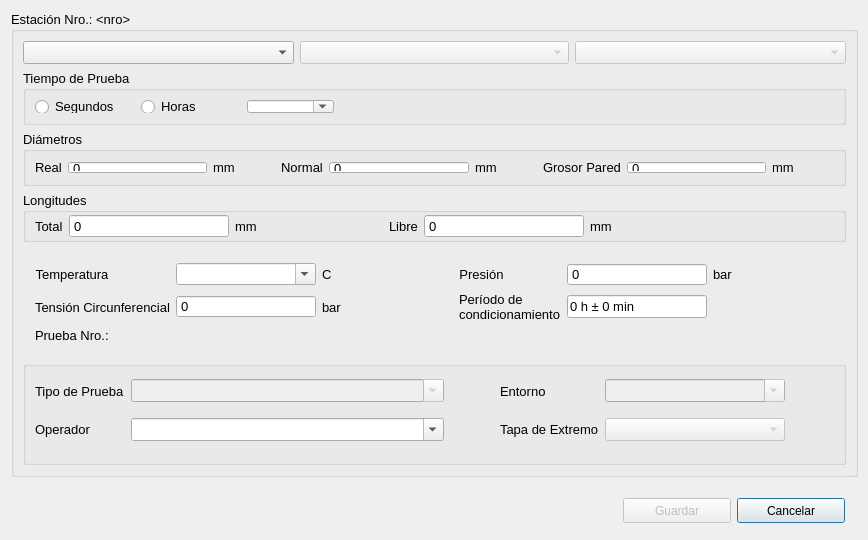
<?xml version="1.0" encoding="UTF-8"?>
<ui version="4.0">
 <class>SetStation</class>
 <widget class="QDialog" name="SetStation">
  <property name="windowModality">
   <enum>Qt::ApplicationModal</enum>
  </property>
  <property name="geometry">
   <rect>
    <x>0</x>
    <y>0</y>
    <width>868</width>
    <height>540</height>
   </rect>
  </property>
  <property name="minimumSize">
   <size>
    <width>868</width>
    <height>540</height>
   </size>
  </property>
  <property name="maximumSize">
   <size>
    <width>868</width>
    <height>540</height>
   </size>
  </property>
  <property name="windowTitle">
   <string>Configuración de Estación</string>
  </property>
  <property name="windowIcon">
   <iconset theme="applications-utilities" resource="../Icons.qrc">
    <normaloff>:/icon/logo</normaloff>:/icon/logo</iconset>
  </property>
  <property name="modal">
   <bool>true</bool>
  </property>
  <layout class="QGridLayout" name="gridLayout">
   <item row="0" column="0">
    <widget class="QGroupBox" name="gpParameters">
     <property name="sizePolicy">
      <sizepolicy hsizetype="Preferred" vsizetype="Preferred">
       <horstretch>0</horstretch>
       <verstretch>0</verstretch>
      </sizepolicy>
     </property>
     <property name="minimumSize">
      <size>
       <width>847</width>
       <height>460</height>
      </size>
     </property>
     <property name="maximumSize">
      <size>
       <width>1062</width>
       <height>466</height>
      </size>
     </property>
     <property name="font">
      <font>
       <pointsize>10</pointsize>
      </font>
     </property>
     <property name="styleSheet">
      <string notr="true"/>
     </property>
     <property name="title">
      <string>Estación Nro.: &lt;nro&gt;</string>
     </property>
     <layout class="QGridLayout" name="gridLayout_2">
      <item row="3" column="0" colspan="3">
       <widget class="QGroupBox" name="gpLengths">
        <property name="sizePolicy">
         <sizepolicy hsizetype="Preferred" vsizetype="Fixed">
          <horstretch>0</horstretch>
          <verstretch>0</verstretch>
         </sizepolicy>
        </property>
        <property name="maximumSize">
         <size>
          <width>16777215</width>
          <height>55</height>
         </size>
        </property>
        <property name="font">
         <font>
          <pointsize>10</pointsize>
         </font>
        </property>
        <property name="title">
         <string>Longitudes</string>
        </property>
        <layout class="QHBoxLayout" name="horizontalLayout_4">
         <property name="spacing">
          <number>6</number>
         </property>
         <property name="topMargin">
          <number>0</number>
         </property>
         <property name="bottomMargin">
          <number>0</number>
         </property>
         <item>
          <widget class="QLabel" name="lblLenTotal">
           <property name="sizePolicy">
            <sizepolicy hsizetype="Fixed" vsizetype="Preferred">
             <horstretch>0</horstretch>
             <verstretch>0</verstretch>
            </sizepolicy>
           </property>
           <property name="text">
            <string>Total</string>
           </property>
          </widget>
         </item>
         <item>
          <widget class="QSpinBox" name="inputLenTotal">
           <property name="sizePolicy">
            <sizepolicy hsizetype="Fixed" vsizetype="Fixed">
             <horstretch>0</horstretch>
             <verstretch>0</verstretch>
            </sizepolicy>
           </property>
           <property name="minimumSize">
            <size>
             <width>160</width>
             <height>0</height>
            </size>
           </property>
           <property name="buttonSymbols">
            <enum>QAbstractSpinBox::NoButtons</enum>
           </property>
           <property name="maximum">
            <number>5000</number>
           </property>
          </widget>
         </item>
         <item>
          <widget class="QLabel" name="lblTypeLength_4">
           <property name="sizePolicy">
            <sizepolicy hsizetype="Fixed" vsizetype="Preferred">
             <horstretch>0</horstretch>
             <verstretch>0</verstretch>
            </sizepolicy>
           </property>
           <property name="text">
            <string>mm</string>
           </property>
          </widget>
         </item>
         <item>
          <spacer name="horizontalSpacer_3">
           <property name="orientation">
            <enum>Qt::Horizontal</enum>
           </property>
           <property name="sizeType">
            <enum>QSizePolicy::Preferred</enum>
           </property>
           <property name="sizeHint" stdset="0">
            <size>
             <width>130</width>
             <height>20</height>
            </size>
           </property>
          </spacer>
         </item>
         <item>
          <widget class="QLabel" name="lblLenFree">
           <property name="sizePolicy">
            <sizepolicy hsizetype="Fixed" vsizetype="Preferred">
             <horstretch>0</horstretch>
             <verstretch>0</verstretch>
            </sizepolicy>
           </property>
           <property name="text">
            <string>Libre</string>
           </property>
          </widget>
         </item>
         <item>
          <widget class="QSpinBox" name="inputLenFree">
           <property name="sizePolicy">
            <sizepolicy hsizetype="Fixed" vsizetype="Fixed">
             <horstretch>0</horstretch>
             <verstretch>0</verstretch>
            </sizepolicy>
           </property>
           <property name="minimumSize">
            <size>
             <width>160</width>
             <height>0</height>
            </size>
           </property>
           <property name="buttonSymbols">
            <enum>QAbstractSpinBox::NoButtons</enum>
           </property>
           <property name="maximum">
            <number>5000</number>
           </property>
          </widget>
         </item>
         <item>
          <widget class="QLabel" name="lblTypeLength_5">
           <property name="sizePolicy">
            <sizepolicy hsizetype="Fixed" vsizetype="Preferred">
             <horstretch>0</horstretch>
             <verstretch>0</verstretch>
            </sizepolicy>
           </property>
           <property name="text">
            <string>mm</string>
           </property>
          </widget>
         </item>
         <item>
          <spacer name="horizontalSpacer_4">
           <property name="orientation">
            <enum>Qt::Horizontal</enum>
           </property>
           <property name="sizeType">
            <enum>QSizePolicy::Preferred</enum>
           </property>
           <property name="sizeHint" stdset="0">
            <size>
             <width>225</width>
             <height>20</height>
            </size>
           </property>
          </spacer>
         </item>
        </layout>
       </widget>
      </item>
      <item row="4" column="0" colspan="3">
       <widget class="QGroupBox" name="gpOthers">
        <property name="sizePolicy">
         <sizepolicy hsizetype="Preferred" vsizetype="Fixed">
          <horstretch>0</horstretch>
          <verstretch>0</verstretch>
         </sizepolicy>
        </property>
        <property name="font">
         <font>
          <pointsize>10</pointsize>
         </font>
        </property>
        <property name="styleSheet">
         <string notr="true">#gpOthers {
	border: 0px
}</string>
        </property>
        <property name="title">
         <string/>
        </property>
        <property name="flat">
         <bool>true</bool>
        </property>
        <property name="checkable">
         <bool>false</bool>
        </property>
        <layout class="QGridLayout" name="gridLayout_3">
         <property name="verticalSpacing">
          <number>6</number>
         </property>
         <item row="0" column="6">
          <widget class="QLabel" name="lblTypePressure_2">
           <property name="sizePolicy">
            <sizepolicy hsizetype="Fixed" vsizetype="Preferred">
             <horstretch>0</horstretch>
             <verstretch>0</verstretch>
            </sizepolicy>
           </property>
           <property name="font">
            <font>
             <pointsize>10</pointsize>
            </font>
           </property>
           <property name="text">
            <string>bar</string>
           </property>
          </widget>
         </item>
         <item row="1" column="6">
          <widget class="QLabel" name="label_6">
           <property name="text">
            <string/>
           </property>
          </widget>
         </item>
         <item row="1" column="5">
          <widget class="QLineEdit" name="txtCondPeriod">
           <property name="enabled">
            <bool>true</bool>
           </property>
           <property name="minimumSize">
            <size>
             <width>80</width>
             <height>0</height>
            </size>
           </property>
           <property name="font">
            <font>
             <pointsize>10</pointsize>
            </font>
           </property>
           <property name="text">
            <string>0 h ± 0 min</string>
           </property>
           <property name="maxLength">
            <number>40</number>
           </property>
           <property name="readOnly">
            <bool>false</bool>
           </property>
           <property name="placeholderText">
            <string/>
           </property>
          </widget>
         </item>
         <item row="0" column="4">
          <widget class="QLabel" name="lblPressure">
           <property name="sizePolicy">
            <sizepolicy hsizetype="Fixed" vsizetype="Preferred">
             <horstretch>0</horstretch>
             <verstretch>0</verstretch>
            </sizepolicy>
           </property>
           <property name="font">
            <font>
             <pointsize>10</pointsize>
            </font>
           </property>
           <property name="text">
            <string>Presión</string>
           </property>
           <property name="alignment">
            <set>Qt::AlignCenter</set>
           </property>
          </widget>
         </item>
         <item row="1" column="1">
          <widget class="QSpinBox" name="inputHoopStress">
           <property name="enabled">
            <bool>true</bool>
           </property>
           <property name="font">
            <font>
             <pointsize>10</pointsize>
            </font>
           </property>
           <property name="readOnly">
            <bool>true</bool>
           </property>
           <property name="buttonSymbols">
            <enum>QAbstractSpinBox::NoButtons</enum>
           </property>
           <property name="keyboardTracking">
            <bool>false</bool>
           </property>
           <property name="maximum">
            <number>100000</number>
           </property>
          </widget>
         </item>
         <item row="0" column="1">
          <widget class="QComboBox" name="cbTemp">
           <property name="minimumSize">
            <size>
             <width>140</width>
             <height>0</height>
            </size>
           </property>
           <property name="editable">
            <bool>true</bool>
           </property>
           <property name="frame">
            <bool>true</bool>
           </property>
          </widget>
         </item>
         <item row="0" column="2">
          <widget class="QLabel" name="lblTypeTemp">
           <property name="sizePolicy">
            <sizepolicy hsizetype="Fixed" vsizetype="Preferred">
             <horstretch>0</horstretch>
             <verstretch>0</verstretch>
            </sizepolicy>
           </property>
           <property name="font">
            <font>
             <pointsize>10</pointsize>
            </font>
           </property>
           <property name="text">
            <string>C</string>
           </property>
          </widget>
         </item>
         <item row="0" column="5">
          <widget class="QSpinBox" name="inputPressure">
           <property name="minimumSize">
            <size>
             <width>140</width>
             <height>0</height>
            </size>
           </property>
           <property name="font">
            <font>
             <pointsize>10</pointsize>
            </font>
           </property>
           <property name="buttonSymbols">
            <enum>QAbstractSpinBox::NoButtons</enum>
           </property>
           <property name="maximum">
            <number>60</number>
           </property>
          </widget>
         </item>
         <item row="1" column="0">
          <widget class="QLabel" name="lblHoopStress">
           <property name="sizePolicy">
            <sizepolicy hsizetype="Fixed" vsizetype="Preferred">
             <horstretch>0</horstretch>
             <verstretch>0</verstretch>
            </sizepolicy>
           </property>
           <property name="font">
            <font>
             <pointsize>10</pointsize>
            </font>
           </property>
           <property name="frameShadow">
            <enum>QFrame::Plain</enum>
           </property>
           <property name="text">
            <string>Tensión Circunferencial</string>
           </property>
           <property name="scaledContents">
            <bool>false</bool>
           </property>
           <property name="wordWrap">
            <bool>true</bool>
           </property>
          </widget>
         </item>
         <item row="0" column="0">
          <widget class="QLabel" name="lblTemp">
           <property name="sizePolicy">
            <sizepolicy hsizetype="Fixed" vsizetype="Preferred">
             <horstretch>0</horstretch>
             <verstretch>0</verstretch>
            </sizepolicy>
           </property>
           <property name="font">
            <font>
             <pointsize>10</pointsize>
            </font>
           </property>
           <property name="text">
            <string>Temperatura</string>
           </property>
           <property name="alignment">
            <set>Qt::AlignCenter</set>
           </property>
          </widget>
         </item>
         <item row="1" column="2">
          <widget class="QLabel" name="lblTypePressure_1">
           <property name="sizePolicy">
            <sizepolicy hsizetype="Fixed" vsizetype="Preferred">
             <horstretch>0</horstretch>
             <verstretch>0</verstretch>
            </sizepolicy>
           </property>
           <property name="font">
            <font>
             <pointsize>10</pointsize>
            </font>
           </property>
           <property name="text">
            <string>bar</string>
           </property>
          </widget>
         </item>
         <item row="0" column="3" rowspan="3">
          <spacer name="horizontalSpacer">
           <property name="orientation">
            <enum>Qt::Horizontal</enum>
           </property>
           <property name="sizeType">
            <enum>QSizePolicy::Preferred</enum>
           </property>
           <property name="sizeHint" stdset="0">
            <size>
             <width>211</width>
             <height>20</height>
            </size>
           </property>
          </spacer>
         </item>
         <item row="0" column="7" rowspan="3">
          <spacer name="horizontalSpacer_2">
           <property name="orientation">
            <enum>Qt::Horizontal</enum>
           </property>
           <property name="sizeType">
            <enum>QSizePolicy::Preferred</enum>
           </property>
           <property name="sizeHint" stdset="0">
            <size>
             <width>200</width>
             <height>20</height>
            </size>
           </property>
          </spacer>
         </item>
         <item row="1" column="4">
          <widget class="QLabel" name="lblConditionalPeriod">
           <property name="enabled">
            <bool>true</bool>
           </property>
           <property name="sizePolicy">
            <sizepolicy hsizetype="Fixed" vsizetype="Preferred">
             <horstretch>0</horstretch>
             <verstretch>0</verstretch>
            </sizepolicy>
           </property>
           <property name="font">
            <font>
             <pointsize>10</pointsize>
            </font>
           </property>
           <property name="frameShadow">
            <enum>QFrame::Plain</enum>
           </property>
           <property name="text">
            <string>Período de condicionamiento</string>
           </property>
           <property name="scaledContents">
            <bool>false</bool>
           </property>
           <property name="alignment">
            <set>Qt::AlignLeading|Qt::AlignLeft|Qt::AlignVCenter</set>
           </property>
           <property name="wordWrap">
            <bool>true</bool>
           </property>
          </widget>
         </item>
         <item row="2" column="0">
          <widget class="QLabel" name="lblSpecimen">
           <property name="sizePolicy">
            <sizepolicy hsizetype="Fixed" vsizetype="Fixed">
             <horstretch>0</horstretch>
             <verstretch>0</verstretch>
            </sizepolicy>
           </property>
           <property name="maximumSize">
            <size>
             <width>16777215</width>
             <height>30</height>
            </size>
           </property>
           <property name="font">
            <font>
             <pointsize>10</pointsize>
            </font>
           </property>
           <property name="text">
            <string>Prueba Nro.: &lt;nro&gt;</string>
           </property>
          </widget>
         </item>
        </layout>
       </widget>
      </item>
      <item row="0" column="0">
       <widget class="QComboBox" name="cbStandard">
        <property name="whatsThis">
         <string>&lt;html&gt;&lt;head/&gt;&lt;body&gt;&lt;p&gt;Selección del Standard&lt;/p&gt;&lt;/body&gt;&lt;/html&gt;</string>
        </property>
        <property name="placeholderText">
         <string>Standard</string>
        </property>
       </widget>
      </item>
      <item row="1" column="0" colspan="3">
       <widget class="QGroupBox" name="gpTestTime">
        <property name="sizePolicy">
         <sizepolicy hsizetype="Preferred" vsizetype="Fixed">
          <horstretch>0</horstretch>
          <verstretch>0</verstretch>
         </sizepolicy>
        </property>
        <property name="maximumSize">
         <size>
          <width>16777215</width>
          <height>55</height>
         </size>
        </property>
        <property name="font">
         <font>
          <pointsize>10</pointsize>
         </font>
        </property>
        <property name="styleSheet">
         <string notr="true"/>
        </property>
        <property name="title">
         <string>Tiempo de Prueba</string>
        </property>
        <layout class="QHBoxLayout" name="horizontalLayout_2">
         <item>
          <widget class="QRadioButton" name="radSeconds">
           <property name="sizePolicy">
            <sizepolicy hsizetype="Fixed" vsizetype="Fixed">
             <horstretch>0</horstretch>
             <verstretch>0</verstretch>
            </sizepolicy>
           </property>
           <property name="minimumSize">
            <size>
             <width>100</width>
             <height>0</height>
            </size>
           </property>
           <property name="text">
            <string>Segundos</string>
           </property>
          </widget>
         </item>
         <item>
          <widget class="QRadioButton" name="radHours">
           <property name="sizePolicy">
            <sizepolicy hsizetype="Fixed" vsizetype="Fixed">
             <horstretch>0</horstretch>
             <verstretch>0</verstretch>
            </sizepolicy>
           </property>
           <property name="minimumSize">
            <size>
             <width>100</width>
             <height>0</height>
            </size>
           </property>
           <property name="text">
            <string>Horas</string>
           </property>
          </widget>
         </item>
         <item>
          <widget class="QComboBox" name="cbBoxTestTime">
           <property name="editable">
            <bool>true</bool>
           </property>
           <property name="frame">
            <bool>true</bool>
           </property>
          </widget>
         </item>
         <item>
          <spacer name="horizontalSpacer_8">
           <property name="orientation">
            <enum>Qt::Horizontal</enum>
           </property>
           <property name="sizeType">
            <enum>QSizePolicy::Fixed</enum>
           </property>
           <property name="sizeHint" stdset="0">
            <size>
             <width>500</width>
             <height>20</height>
            </size>
           </property>
          </spacer>
         </item>
        </layout>
       </widget>
      </item>
      <item row="2" column="0" colspan="3">
       <widget class="QGroupBox" name="groupBox_2">
        <property name="sizePolicy">
         <sizepolicy hsizetype="Preferred" vsizetype="Fixed">
          <horstretch>0</horstretch>
          <verstretch>0</verstretch>
         </sizepolicy>
        </property>
        <property name="maximumSize">
         <size>
          <width>16777215</width>
          <height>55</height>
         </size>
        </property>
        <property name="font">
         <font>
          <pointsize>10</pointsize>
         </font>
        </property>
        <property name="title">
         <string>Diámetros</string>
        </property>
        <layout class="QHBoxLayout" name="horizontalLayout_3">
         <item>
          <widget class="QLabel" name="lblDiamExt">
           <property name="sizePolicy">
            <sizepolicy hsizetype="Fixed" vsizetype="Preferred">
             <horstretch>0</horstretch>
             <verstretch>0</verstretch>
            </sizepolicy>
           </property>
           <property name="text">
            <string>Real</string>
           </property>
          </widget>
         </item>
         <item>
          <widget class="QSpinBox" name="inputDiamReal">
           <property name="sizePolicy">
            <sizepolicy hsizetype="Minimum" vsizetype="Fixed">
             <horstretch>0</horstretch>
             <verstretch>0</verstretch>
            </sizepolicy>
           </property>
           <property name="minimumSize">
            <size>
             <width>80</width>
             <height>0</height>
            </size>
           </property>
           <property name="buttonSymbols">
            <enum>QAbstractSpinBox::NoButtons</enum>
           </property>
           <property name="maximum">
            <number>5000</number>
           </property>
          </widget>
         </item>
         <item>
          <widget class="QLabel" name="lblTypeLength_1">
           <property name="sizePolicy">
            <sizepolicy hsizetype="Fixed" vsizetype="Preferred">
             <horstretch>0</horstretch>
             <verstretch>0</verstretch>
            </sizepolicy>
           </property>
           <property name="text">
            <string>mm</string>
           </property>
          </widget>
         </item>
         <item>
          <spacer name="horizontalSpacer_5">
           <property name="orientation">
            <enum>Qt::Horizontal</enum>
           </property>
           <property name="sizeType">
            <enum>QSizePolicy::Preferred</enum>
           </property>
           <property name="sizeHint" stdset="0">
            <size>
             <width>40</width>
             <height>20</height>
            </size>
           </property>
          </spacer>
         </item>
         <item>
          <widget class="QLabel" name="lblDiamInt">
           <property name="sizePolicy">
            <sizepolicy hsizetype="Fixed" vsizetype="Preferred">
             <horstretch>0</horstretch>
             <verstretch>0</verstretch>
            </sizepolicy>
           </property>
           <property name="text">
            <string>Normal</string>
           </property>
          </widget>
         </item>
         <item>
          <widget class="QSpinBox" name="inputDiamNormal">
           <property name="minimumSize">
            <size>
             <width>80</width>
             <height>0</height>
            </size>
           </property>
           <property name="buttonSymbols">
            <enum>QAbstractSpinBox::NoButtons</enum>
           </property>
           <property name="maximum">
            <number>5000</number>
           </property>
          </widget>
         </item>
         <item>
          <widget class="QLabel" name="lblTypeLength_2">
           <property name="sizePolicy">
            <sizepolicy hsizetype="Fixed" vsizetype="Preferred">
             <horstretch>0</horstretch>
             <verstretch>0</verstretch>
            </sizepolicy>
           </property>
           <property name="text">
            <string>mm</string>
           </property>
          </widget>
         </item>
         <item>
          <spacer name="horizontalSpacer_6">
           <property name="orientation">
            <enum>Qt::Horizontal</enum>
           </property>
           <property name="sizeType">
            <enum>QSizePolicy::Preferred</enum>
           </property>
           <property name="sizeHint" stdset="0">
            <size>
             <width>40</width>
             <height>20</height>
            </size>
           </property>
          </spacer>
         </item>
         <item>
          <widget class="QLabel" name="lblWallThickness">
           <property name="sizePolicy">
            <sizepolicy hsizetype="Fixed" vsizetype="Preferred">
             <horstretch>0</horstretch>
             <verstretch>0</verstretch>
            </sizepolicy>
           </property>
           <property name="text">
            <string>Grosor Pared</string>
           </property>
          </widget>
         </item>
         <item>
          <widget class="QSpinBox" name="inputWallThickness">
           <property name="minimumSize">
            <size>
             <width>80</width>
             <height>0</height>
            </size>
           </property>
           <property name="buttonSymbols">
            <enum>QAbstractSpinBox::NoButtons</enum>
           </property>
           <property name="maximum">
            <number>5000</number>
           </property>
          </widget>
         </item>
         <item>
          <widget class="QLabel" name="lblTypeLength_3">
           <property name="sizePolicy">
            <sizepolicy hsizetype="Fixed" vsizetype="Preferred">
             <horstretch>0</horstretch>
             <verstretch>0</verstretch>
            </sizepolicy>
           </property>
           <property name="text">
            <string>mm</string>
           </property>
          </widget>
         </item>
         <item>
          <spacer name="horizontalSpacer_7">
           <property name="orientation">
            <enum>Qt::Horizontal</enum>
           </property>
           <property name="sizeType">
            <enum>QSizePolicy::Preferred</enum>
           </property>
           <property name="sizeHint" stdset="0">
            <size>
             <width>40</width>
             <height>20</height>
            </size>
           </property>
          </spacer>
         </item>
        </layout>
       </widget>
      </item>
      <item row="0" column="2">
       <widget class="QComboBox" name="cbSpecification">
        <property name="enabled">
         <bool>false</bool>
        </property>
        <property name="whatsThis">
         <string>&lt;html&gt;&lt;head/&gt;&lt;body&gt;&lt;p&gt;Selección de la Especificación&lt;/p&gt;&lt;/body&gt;&lt;/html&gt;</string>
        </property>
        <property name="placeholderText">
         <string>Especificación</string>
        </property>
       </widget>
      </item>
      <item row="0" column="1">
       <widget class="QComboBox" name="cbMaterial">
        <property name="enabled">
         <bool>false</bool>
        </property>
        <property name="whatsThis">
         <string>&lt;html&gt;&lt;head/&gt;&lt;body&gt;&lt;p&gt;Selección del Material&lt;/p&gt;&lt;/body&gt;&lt;/html&gt;</string>
        </property>
        <property name="placeholderText">
         <string>Material</string>
        </property>
       </widget>
      </item>
      <item row="5" column="0" colspan="3">
       <widget class="QGroupBox" name="groupBox">
        <property name="sizePolicy">
         <sizepolicy hsizetype="Preferred" vsizetype="Fixed">
          <horstretch>0</horstretch>
          <verstretch>0</verstretch>
         </sizepolicy>
        </property>
        <property name="title">
         <string/>
        </property>
        <layout class="QGridLayout" name="gridLayout_5">
         <item row="0" column="2" rowspan="4">
          <spacer name="horizontalSpacer_10">
           <property name="orientation">
            <enum>Qt::Horizontal</enum>
           </property>
           <property name="sizeType">
            <enum>QSizePolicy::Fixed</enum>
           </property>
           <property name="sizeHint" stdset="0">
            <size>
             <width>50</width>
             <height>20</height>
            </size>
           </property>
          </spacer>
         </item>
         <item row="0" column="5" rowspan="5">
          <spacer name="horizontalSpacer_11">
           <property name="orientation">
            <enum>Qt::Horizontal</enum>
           </property>
           <property name="sizeType">
            <enum>QSizePolicy::Fixed</enum>
           </property>
           <property name="sizeHint" stdset="0">
            <size>
             <width>49</width>
             <height>20</height>
            </size>
           </property>
          </spacer>
         </item>
         <item row="0" column="3">
          <widget class="QLabel" name="lblEnviroment">
           <property name="sizePolicy">
            <sizepolicy hsizetype="Fixed" vsizetype="Preferred">
             <horstretch>0</horstretch>
             <verstretch>0</verstretch>
            </sizepolicy>
           </property>
           <property name="text">
            <string>Entorno</string>
           </property>
          </widget>
         </item>
         <item row="2" column="3">
          <widget class="QLabel" name="lblEndCap">
           <property name="font">
            <font>
             <pointsize>10</pointsize>
            </font>
           </property>
           <property name="text">
            <string>Tapa de Extremo</string>
           </property>
          </widget>
         </item>
         <item row="0" column="4">
          <widget class="QComboBox" name="cbBoxEnviroment">
           <property name="enabled">
            <bool>false</bool>
           </property>
           <property name="sizePolicy">
            <sizepolicy hsizetype="Fixed" vsizetype="Fixed">
             <horstretch>0</horstretch>
             <verstretch>0</verstretch>
            </sizepolicy>
           </property>
           <property name="minimumSize">
            <size>
             <width>180</width>
             <height>0</height>
            </size>
           </property>
           <property name="editable">
            <bool>true</bool>
           </property>
          </widget>
         </item>
         <item row="2" column="4">
          <widget class="QComboBox" name="cbBoxEndCap">
           <property name="enabled">
            <bool>false</bool>
           </property>
           <property name="sizePolicy">
            <sizepolicy hsizetype="Fixed" vsizetype="Fixed">
             <horstretch>0</horstretch>
             <verstretch>0</verstretch>
            </sizepolicy>
           </property>
           <property name="minimumSize">
            <size>
             <width>180</width>
             <height>0</height>
            </size>
           </property>
           <property name="font">
            <font>
             <pointsize>10</pointsize>
            </font>
           </property>
          </widget>
         </item>
         <item row="0" column="0">
          <widget class="QLabel" name="lblTypeTest">
           <property name="sizePolicy">
            <sizepolicy hsizetype="Fixed" vsizetype="Minimum">
             <horstretch>0</horstretch>
             <verstretch>0</verstretch>
            </sizepolicy>
           </property>
           <property name="minimumSize">
            <size>
             <width>39</width>
             <height>30</height>
            </size>
           </property>
           <property name="text">
            <string>Tipo de Prueba</string>
           </property>
          </widget>
         </item>
         <item row="0" column="1">
          <widget class="QComboBox" name="cbBoxTestType">
           <property name="enabled">
            <bool>false</bool>
           </property>
           <property name="minimumSize">
            <size>
             <width>190</width>
             <height>0</height>
            </size>
           </property>
           <property name="font">
            <font>
             <pointsize>10</pointsize>
            </font>
           </property>
           <property name="editable">
            <bool>true</bool>
           </property>
           <property name="sizeAdjustPolicy">
            <enum>QComboBox::AdjustToContentsOnFirstShow</enum>
           </property>
           <property name="frame">
            <bool>true</bool>
           </property>
          </widget>
         </item>
         <item row="2" column="0">
          <widget class="QLabel" name="lblOperator">
           <property name="sizePolicy">
            <sizepolicy hsizetype="Fixed" vsizetype="Fixed">
             <horstretch>0</horstretch>
             <verstretch>0</verstretch>
            </sizepolicy>
           </property>
           <property name="text">
            <string>Operador</string>
           </property>
          </widget>
         </item>
         <item row="2" column="1">
          <widget class="QComboBox" name="cbBoxOperator">
           <property name="sizePolicy">
            <sizepolicy hsizetype="Minimum" vsizetype="Fixed">
             <horstretch>0</horstretch>
             <verstretch>0</verstretch>
            </sizepolicy>
           </property>
           <property name="minimumSize">
            <size>
             <width>190</width>
             <height>0</height>
            </size>
           </property>
           <property name="editable">
            <bool>true</bool>
           </property>
           <property name="sizeAdjustPolicy">
            <enum>QComboBox::AdjustToContentsOnFirstShow</enum>
           </property>
          </widget>
         </item>
        </layout>
       </widget>
      </item>
     </layout>
    </widget>
   </item>
   <item row="1" column="0">
    <widget class="QGroupBox" name="gbDialogButtons">
     <property name="sizePolicy">
      <sizepolicy hsizetype="Preferred" vsizetype="Fixed">
       <horstretch>0</horstretch>
       <verstretch>0</verstretch>
      </sizepolicy>
     </property>
     <property name="maximumSize">
      <size>
       <width>16777215</width>
       <height>45</height>
      </size>
     </property>
     <property name="styleSheet">
      <string notr="true">#gbDialogButtons {
	border: none ;
}</string>
     </property>
     <property name="title">
      <string/>
     </property>
     <property name="alignment">
      <set>Qt::AlignJustify|Qt::AlignTop</set>
     </property>
     <property name="checkable">
      <bool>false</bool>
     </property>
     <layout class="QGridLayout" name="gridLayout_4">
      <item row="0" column="2">
       <widget class="QPushButton" name="btnCancel">
        <property name="sizePolicy">
         <sizepolicy hsizetype="Fixed" vsizetype="Fixed">
          <horstretch>0</horstretch>
          <verstretch>0</verstretch>
         </sizepolicy>
        </property>
        <property name="minimumSize">
         <size>
          <width>0</width>
          <height>25</height>
         </size>
        </property>
        <property name="maximumSize">
         <size>
          <width>110</width>
          <height>50</height>
         </size>
        </property>
        <property name="text">
         <string>Cancelar</string>
        </property>
        <property name="autoExclusive">
         <bool>false</bool>
        </property>
       </widget>
      </item>
      <item row="0" column="1">
       <widget class="QPushButton" name="btnSave">
        <property name="enabled">
         <bool>false</bool>
        </property>
        <property name="sizePolicy">
         <sizepolicy hsizetype="Fixed" vsizetype="Fixed">
          <horstretch>0</horstretch>
          <verstretch>0</verstretch>
         </sizepolicy>
        </property>
        <property name="minimumSize">
         <size>
          <width>0</width>
          <height>25</height>
         </size>
        </property>
        <property name="maximumSize">
         <size>
          <width>110</width>
          <height>50</height>
         </size>
        </property>
        <property name="text">
         <string>Guardar</string>
        </property>
       </widget>
      </item>
      <item row="0" column="0">
       <spacer name="horizontalSpacer_9">
        <property name="orientation">
         <enum>Qt::Horizontal</enum>
        </property>
        <property name="sizeType">
         <enum>QSizePolicy::Fixed</enum>
        </property>
        <property name="sizeHint" stdset="0">
         <size>
          <width>600</width>
          <height>20</height>
         </size>
        </property>
       </spacer>
      </item>
     </layout>
    </widget>
   </item>
  </layout>
 </widget>
 <tabstops>
  <tabstop>cbStandard</tabstop>
  <tabstop>cbMaterial</tabstop>
  <tabstop>cbSpecification</tabstop>
  <tabstop>radSeconds</tabstop>
  <tabstop>radHours</tabstop>
  <tabstop>cbBoxTestTime</tabstop>
  <tabstop>inputDiamReal</tabstop>
  <tabstop>inputDiamNormal</tabstop>
  <tabstop>inputWallThickness</tabstop>
  <tabstop>inputLenTotal</tabstop>
  <tabstop>inputLenFree</tabstop>
  <tabstop>cbTemp</tabstop>
  <tabstop>inputPressure</tabstop>
  <tabstop>inputHoopStress</tabstop>
  <tabstop>txtCondPeriod</tabstop>
  <tabstop>cbBoxTestType</tabstop>
  <tabstop>cbBoxEnviroment</tabstop>
  <tabstop>cbBoxOperator</tabstop>
  <tabstop>cbBoxEndCap</tabstop>
  <tabstop>btnSave</tabstop>
  <tabstop>btnCancel</tabstop>
 </tabstops>
 <resources>
  <include location="../Icons.qrc"/>
 </resources>
 <connections/>
</ui>
